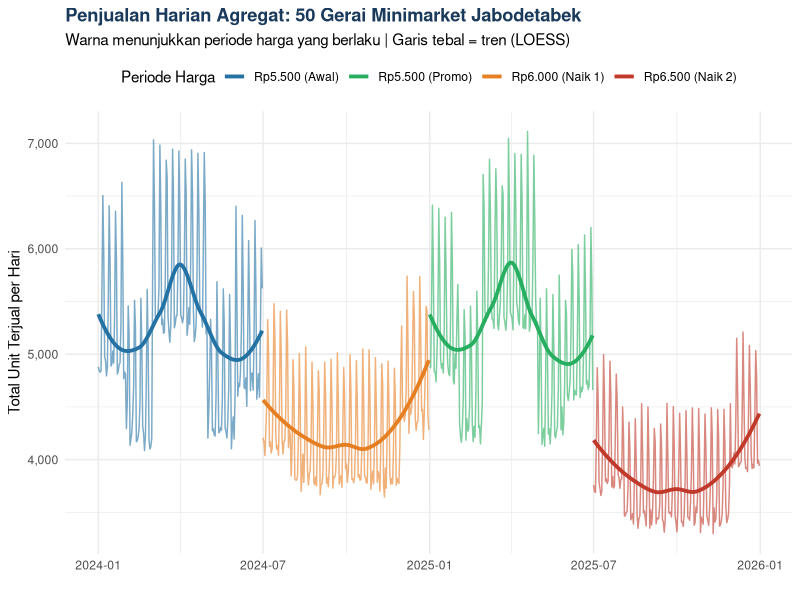
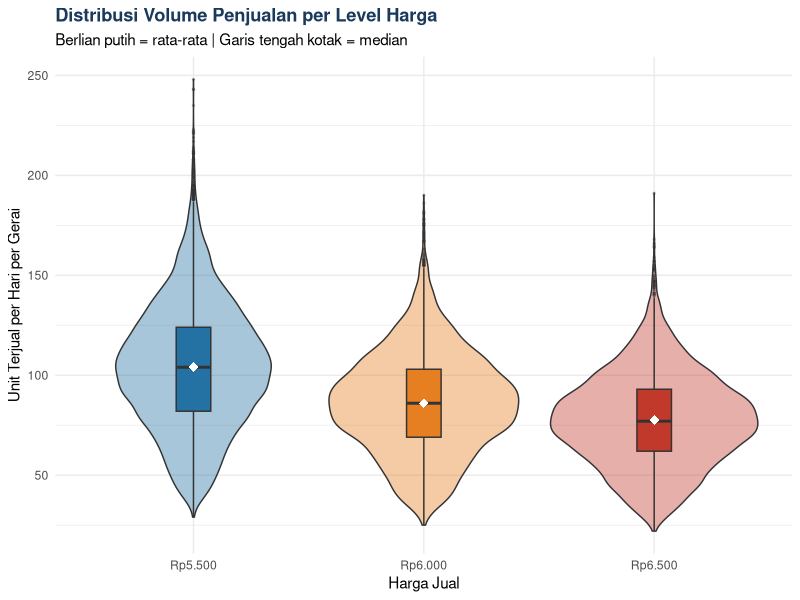
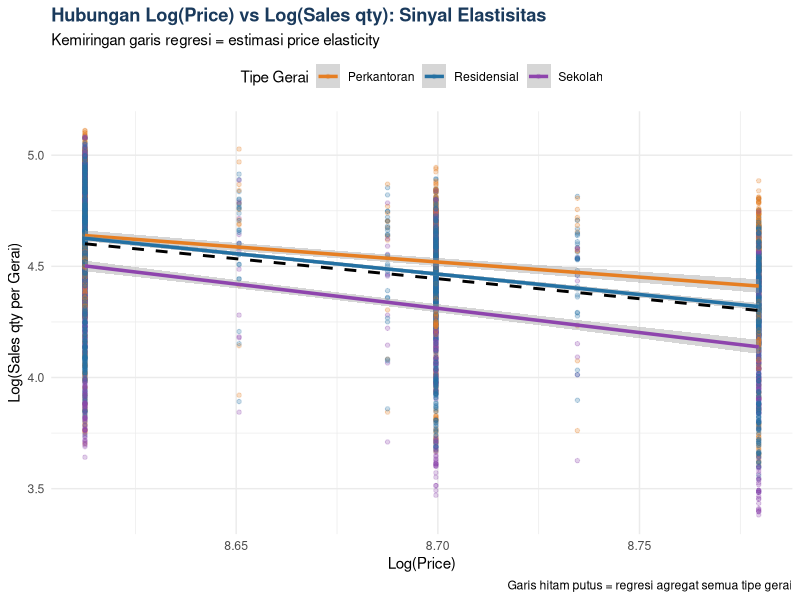
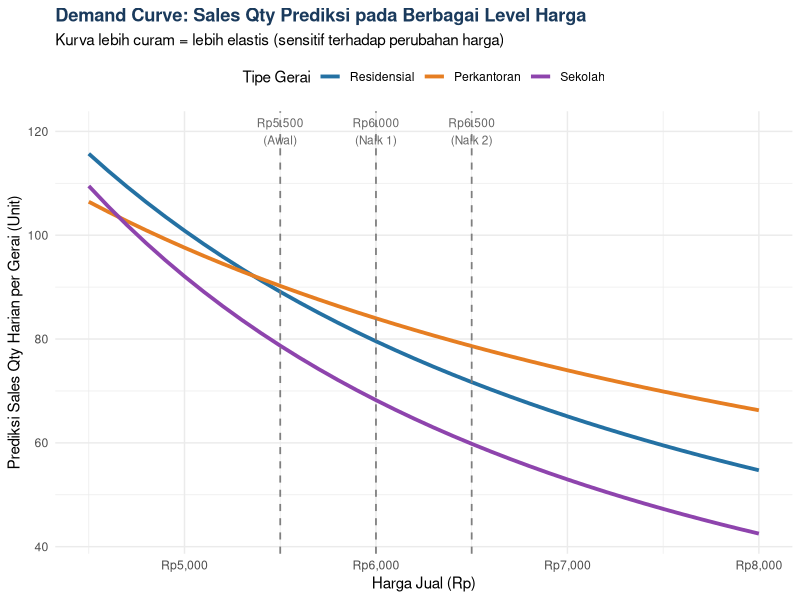
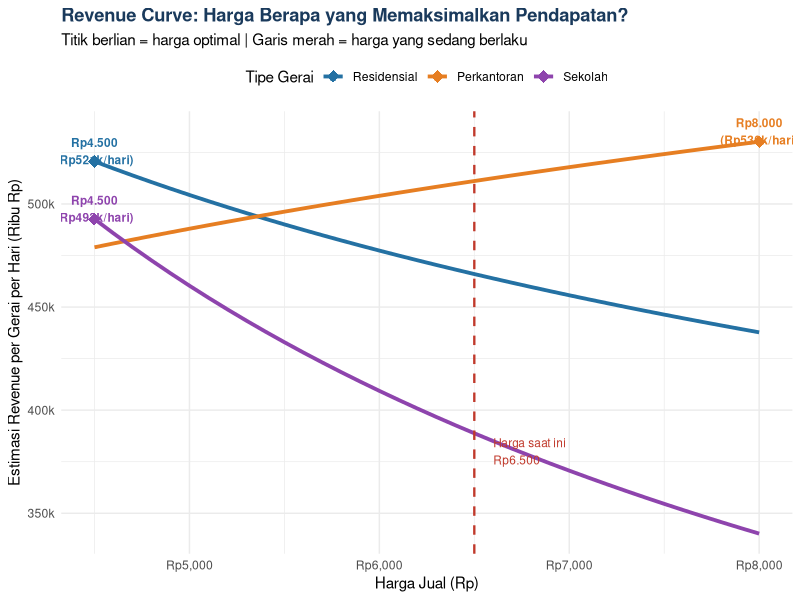
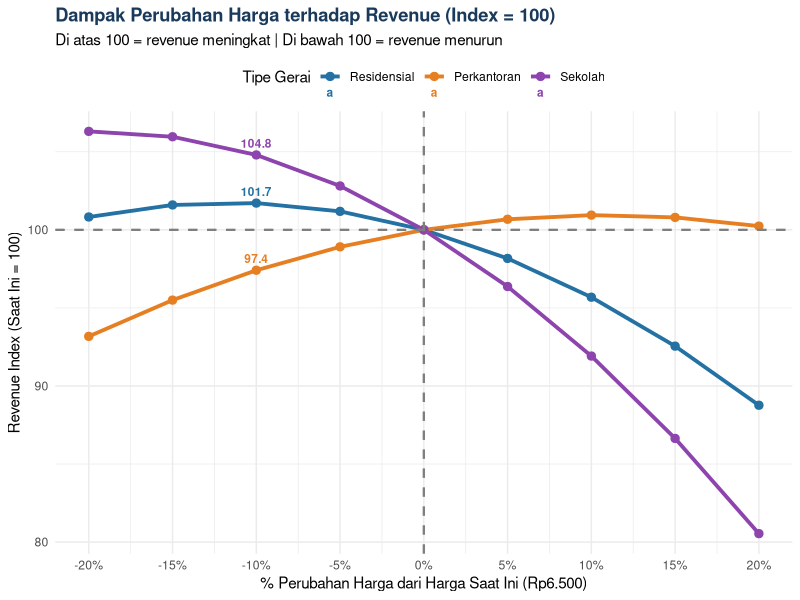

Here is the R script that generated these plots, in order:
## ---- chunk 1
# ── Package yang dibutuhkan ──────────────────────────────────────
# install.packages(c('dplyr','ggplot2','tidyr','scales',
#                    'lubridate','broom','lmtest',
#                    'sandwich','patchwork'))

#| include: false

library(dplyr)
library(ggplot2)
library(tidyr)
library(scales)
library(lubridate)
library(broom)
library(lmtest)     # Uji heteroskedastisitas
library(sandwich)   # Robust standard errors
library(patchwork)  # Susun multiple plots

set.seed(101)

# ── Simulasi data 730 hari x 50 gerai ───────────────────────────

# Riwayat harga: ada 4 periode harga berbeda
# Harga naik dua kali, turun satu kali (promo)
riwayat_harga <- data.frame(
  mulai    = as.Date(c('2024-01-01','2024-07-01',
                       '2025-01-01','2025-07-01')),
  selesai  = as.Date(c('2024-06-30','2024-12-31',
                       '2025-06-30','2025-12-31')),
  harga    = c(5500, 6000, 5500, 6500),  # Rupiah
  keterangan = c('Harga awal','Naik pertama',
                 'Promo turun','Naik kedua')
)

# Fungsi mendapatkan harga pada tanggal tertentu
get_harga <- function(tgl) {
  idx <- which(riwayat_harga$mulai <= tgl &
               riwayat_harga$selesai >= tgl)
  if (length(idx) == 0) return(NA)
  riwayat_harga$harga[idx]
}

# Buat grid tanggal x gerai
tanggal_range <- seq(as.Date('2024-01-01'),
                     as.Date('2025-12-31'), by='day')
n_gerai <- 50

# Karakteristik tiap gerai (ukuran, lokasi, tipe)
profil_gerai <- data.frame(
  gerai_id   = 1:n_gerai,
  skala_base = round(rnorm(n_gerai, 80, 20)),  # Vol base harian
  tipe       = sample(c('Residensial','Perkantoran',
                        'Sekolah'), n_gerai,
                      replace = TRUE,
                      prob = c(0.5, 0.3, 0.2))
) %>%
  mutate(skala_base = pmax(30, skala_base))

# True elasticity yang ingin kita 'temukan kembali'
# Bervariasi antar tipe gerai
true_elasticity <- c(
  Residensial  = -1.35,
  Perkantoran  = -0.85,
  Sekolah      = -1.70
)

# Buat data transaksi harian
df_raw <- expand.grid(
  tanggal  = tanggal_range,
  gerai_id = 1:n_gerai
) %>%
  left_join(profil_gerai, by = 'gerai_id') %>%
  mutate(
    harga = sapply(tanggal, get_harga),

    # Efek hari dalam minggu
    hari_ke = wday(tanggal, week_start = 1),
    efek_hari = case_when(
      hari_ke == 6 ~ 1.30,  # Sabtu
      hari_ke == 7 ~ 1.20,  # Minggu
      hari_ke == 5 ~ 1.10,  # Jumat
      TRUE         ~ 1.00
    ),

    # Efek musiman bulanan
    bln = month(tanggal),
    efek_bulan = case_when(
      bln %in% c(3,4)  ~ 1.25,  # Ramadan/Lebaran
      bln %in% c(12,1) ~ 1.15,  # Akhir tahun
      bln %in% c(6,7)  ~ 1.10,  # Liburan sekolah
      TRUE             ~ 1.00
    ),

    # Harga referensi (harga rata-rata keseluruhan)
    harga_ref = mean(riwayat_harga$harga),

    # Elastisitas per tipe gerai
    elas = true_elasticity[tipe],

    # Volume berdasarkan model elastisitas + noise
    qty_true = skala_base *
               (harga / harga_ref) ^ elas *
               efek_hari * efek_bulan,

    # Tambahkan noise (overdispersed Poisson)
    qty = round(qty_true * exp(rnorm(n(), 0, 0.12))),
    qty = pmax(1, qty)
  )
## ---- chunk 2
cat('Dimensi data:', nrow(df_raw), 'baris x', ncol(df_raw), 'kolom\n')
cat('Periode:', min(df_raw$tanggal), '-', max(df_raw$tanggal), '\n\n')
glimpse(df_raw)
## ---- chunk 3
df_raw %>% 
  select(tanggal,gerai_id,tipe,harga,hari_ke,bln,qty) %>% 
  head()
## ---- chunk 4
# ── Visualisasi awal: penjualan harian agregat ───────────────────
df_harian_agg <- df_raw %>%
  group_by(tanggal, harga) %>%
  summarise(qty_total = sum(qty), .groups = 'drop')

# Warnai berdasarkan periode harga
df_harian_agg <- df_harian_agg %>%
  mutate(periode_harga = case_when(
    tanggal < as.Date('2024-07-01') ~ 'Rp5.500 (Awal)',
    tanggal < as.Date('2025-01-01') ~ 'Rp6.000 (Naik 1)',
    tanggal < as.Date('2025-07-01') ~ 'Rp5.500 (Promo)',
    TRUE                            ~ 'Rp6.500 (Naik 2)'
  ))

ggplot(df_harian_agg,
       aes(x = tanggal, y = qty_total, color = periode_harga)) +
  geom_line(alpha = 0.6, linewidth = 0.5) +
  geom_smooth(aes(group = periode_harga), method = 'loess',
              se = FALSE, linewidth = 1.3) +
  scale_color_manual(
    values = c('Rp5.500 (Awal)'   = '#2471A3',
               'Rp6.000 (Naik 1)' = '#E67E22',
               'Rp5.500 (Promo)'  = '#27AE60',
               'Rp6.500 (Naik 2)' = '#C0392B'),
    name = 'Periode Harga'
  ) +
  scale_y_continuous(labels = label_comma()) +
  labs(
    title    = 'Penjualan Harian Agregat: 50 Gerai Minimarket Jabodetabek',
    subtitle = 'Warna menunjukkan periode harga yang berlaku | Garis tebal = tren (LOESS)',
    x = '', y = 'Total Unit Terjual per Hari'
  ) +
  theme_minimal(base_size = 11) +
  theme(
    plot.title      = element_text(face = 'bold', color = '#1A3A5C'),
    legend.position = 'top'
  )
## ---- chunk 5
# ── Ringkasan volume per level harga ────────────────────────────
df_summary_harga <- df_raw %>%
  group_by(harga) %>%
  summarise(
    n_observasi  = n(),
    rata_qty     = mean(qty),
    median_qty   = median(qty),
    sd_qty       = sd(qty),
    .groups      = 'drop'
  )

cat('=== RINGKASAN VOLUME PER HARGA ===\n')
print(df_summary_harga)

# Boxplot distribusi volume per harga
ggplot(df_raw, aes(x = factor(harga,
                              labels = paste0('Rp', format(c(5500,6000,6500),
                                              big.mark='.'))),
                   y = qty, fill = factor(harga))) +
  geom_violin(alpha = 0.4, trim = TRUE) +
  geom_boxplot(width = 0.15, outlier.size = 0.5,
               outlier.alpha = 0.3) +
  stat_summary(fun = mean, geom = 'point',
               color = 'white', size = 3, shape = 18) +
  scale_fill_manual(
    values = c('5500' = '#2471A3',
               '6000' = '#E67E22',
               '6500' = '#C0392B'),
    guide  = 'none'
  ) +
  scale_y_continuous(labels = label_comma()) +
  labs(
    title    = 'Distribusi Volume Penjualan per Level Harga',
    subtitle = 'Berlian putih = rata-rata | Garis tengah kotak = median',
    x = 'Harga Jual', y = 'Unit Terjual per Hari per Gerai'
  ) +
  theme_minimal(base_size = 11) +
  theme(plot.title = element_text(face = 'bold', color = '#1A3A5C'))
## ---- chunk 6
# ── Agregasi ke level gerai-minggu untuk kurangi noise ──────────
df_weekly <- df_raw %>%
  mutate(minggu = floor_date(tanggal, 'week')) %>%
  group_by(gerai_id, tipe, minggu) %>%
  summarise(
    harga    = mean(harga),
    qty      = sum(qty),
    n_hari   = n(),
    .groups  = 'drop'
  ) %>%
  mutate(
    qty_per_hari = qty / n_hari,
    log_harga    = log(harga),
    log_qty      = log(qty_per_hari)
  )

# Scatter plot log(qty) vs log(harga)
ggplot(df_weekly,
       aes(x = log_harga, y = log_qty, color = tipe)) +
  geom_point(alpha = 0.25, size = 1.2) +
  geom_smooth(method = 'lm', se = TRUE,
              linewidth = 1.2, aes(group = tipe)) +
  geom_smooth(aes(group = 1), method = 'lm',
              color = 'black', linetype = 'dashed',
              se = FALSE, linewidth = 1) +
  scale_color_manual(
    values = c('Residensial' = '#2471A3',
               'Perkantoran' = '#E67E22',
               'Sekolah'     = '#8E44AD'),
    name = 'Tipe Gerai'
  ) +
  labs(
    title    = 'Hubungan Log(Price) vs Log(Sales qty): Sinyal Elastisitas',
    subtitle = 'Kemiringan garis regresi = estimasi price elasticity',
    x = 'Log(Price)', y = 'Log(Sales qty per Gerai)',
    caption  = 'Garis hitam putus = regresi agregat semua tipe gerai'
  ) +
  theme_minimal(base_size = 11) +
  theme(
    plot.title      = element_text(face = 'bold', color = '#1A3A5C'),
    legend.position = 'top'
  )
## ---- chunk 7
#| echo: true
# ── Model 1: Log-log regresi sederhana ──────────────────────────
model1 <- lm(log_qty ~ log_harga, data = df_weekly)
## ---- chunk 8
cat('=== MODEL 1: AGREGAT (tanpa kontrol) ===\n')
summary(model1)

# Koefisien log_harga = estimasi price elasticity
elas_m1 <- coef(model1)['log_harga']
cat('\nEstimasi Elastisitas (Model 1):', round(elas_m1, 3), '\n')
cat('Interpretasi: kenaikan harga 1% ->',
    round(elas_m1, 3), '% perubahan volume\n')
## ---- chunk 9
#| echo: true
# ── Persiapan variabel kontrol ───────────────────────────────────
df_weekly <- df_weekly %>%
  mutate(
    bulan       = month(minggu),
    # Dummy musiman
    is_ramadan  = as.integer(bulan %in% c(3, 4)),
    is_liburan  = as.integer(bulan %in% c(6, 7, 12, 1)),
    # Log gerai size: kontrol skala tiap gerai
    # Proxy: rata-rata volume saat harga paling rendah
    tipe        = factor(tipe, levels = c('Residensial',
                                           'Perkantoran', 'Sekolah'))
  )

# ── Model 2: Dengan kontrol lengkap ──────────────────────────────
model2 <- lm(
  log_qty ~ log_harga +
            tipe +                # Kontrol tipe gerai
            is_ramadan +          # Kontrol efek Ramadan
            is_liburan +          # Kontrol efek liburan
            factor(month(minggu)) # Kontrol musiman bulanan
  ,
  data = df_weekly
)
## ---- chunk 10
cat('=== MODEL 2: DENGAN KONTROL LENGKAP ===\n')
summary(model2)

elas_m2 <- coef(model2)['log_harga']
cat('\nEstimasi Elastisitas (Model 2):', round(elas_m2, 3), '\n')
cat('Interpretasi: kenaikan harga 1% ->',
    round(elas_m2, 3), '% perubahan volume\n')
## ---- chunk 11
#| echo: true

# ── Model 3: Interaksi harga x tipe gerai ────────────────────────
model3 <- lm(
  log_qty ~ log_harga * tipe +    # Interaksi: elastisitas berbeda per tipe
            is_ramadan +
            is_liburan +
            factor(month(minggu))
  ,
  data = df_weekly
)
## ---- chunk 12
cat('=== MODEL 3: INTERAKSI HARGA x TIPE GERAI ===\n')
summary(model3)

# ── Ekstrak elastisitas per tipe gerai ───────────────────────────
koef <- coef(model3)

elas_residensial <- koef['log_harga']
elas_perkantoran <- koef['log_harga'] +
                    koef['log_harga:tipePerkantoran']
elas_sekolah     <- koef['log_harga'] +
                    koef['log_harga:tipeSekolah']

df_elastisitas <- data.frame(
  tipe_gerai   = c('Residensial', 'Perkantoran', 'Sekolah'),
  elastisitas  = c(elas_residensial,
                   elas_perkantoran,
                   elas_sekolah),
  true_elas    = c(-1.35, -0.85, -1.70)  # Ground truth simulasi
) %>%
  mutate(
    abs_elas = abs(elastisitas),
    kategori = ifelse(abs_elas > 1, 'Elastis', 'Inelastis')
  )

cat('\n=== ELASTISITAS PER TIPE GERAI ===\n')
df_elastisitas %>%
  select(-true_elas) %>% 
  mutate(across(where(is.numeric), ~round(., 3))) %>%
  print()
## ---- chunk 13
df_weekly =
  df_weekly %>% 
  mutate(new_var = factor(month(minggu)))

# ── Model 3: Interaksi harga x tipe gerai ────────────────────────
model3 <- lm(
  log_qty ~ log_harga * tipe +    # Interaksi: elastisitas berbeda per tipe
            is_ramadan +
            is_liburan +
            new_var
  ,
  data = df_weekly
)

# ── Demand curve dari model ──────────────────────────────────────
harga_simulasi <- seq(4500, 8000, by = 100)
harga_ref_sim  <- mean(riwayat_harga$harga)

# Prediksi volume untuk tiap tipe gerai di berbagai harga
df_demand_curve <- expand.grid(
  harga = harga_simulasi,
  tipe  = c('Residensial', 'Perkantoran', 'Sekolah')) %>%
  mutate(
    tipe         = factor(tipe, levels = c('Residensial',
                                            'Perkantoran','Sekolah')),
    log_harga    = log(harga),
    is_ramadan   = 0,
    is_liburan   = 0,
    new_var = factor(6, levels = 1:12),
    log_qty_pred = predict(model3,
                           newdata = data.frame(
                             log_harga = log(harga),
                             tipe      = tipe,
                             is_ramadan = 0,
                             is_liburan = 0,
                             new_var = factor(6, levels = 1:12))),
    qty_pred     = exp(log_qty_pred)
  )

# Plot demand curve
ggplot(df_demand_curve,
       aes(x = harga, y = qty_pred, color = tipe)) +
  geom_line(linewidth = 1.3) +
  # Tandai harga-harga yang sudah pernah berlaku
  geom_vline(xintercept = c(5500, 6000, 6500),
             linetype = 'dashed', color = 'gray50',
             linewidth = 0.6) +
  annotate('text', x = c(5500,6000,6500), y = 120,
           label = c('Rp5.500\n(Awal)',
                     'Rp6.000\n(Naik 1)',
                     'Rp6.500\n(Naik 2)'),
           size = 3, color = 'gray40', hjust = 0.5) +
  scale_color_manual(
    values = c('Residensial' = '#2471A3',
               'Perkantoran' = '#E67E22',
               'Sekolah'     = '#8E44AD'),
    name = 'Tipe Gerai'
  ) +
  scale_x_continuous(labels = label_comma(prefix = 'Rp')) +
  scale_y_continuous(labels = label_comma()) +
  labs(
    title    = 'Demand Curve: Sales Qty Prediksi pada Berbagai Level Harga',
    subtitle = 'Kurva lebih curam = lebih elastis (sensitif terhadap perubahan harga)',
    x = 'Harga Jual (Rp)', y = 'Prediksi Sales Qty Harian per Gerai (Unit)'
  ) +
  theme_minimal(base_size = 11) +
  theme(
    plot.title      = element_text(face = 'bold', color = '#1A3A5C'),
    legend.position = 'top'
  )
## ---- chunk 14
# ── Revenue = Harga x Volume ──────────────────────────────────────
# Revenue curve akan membentuk 'gunung' — ada titik optimal

df_revenue_curve <- df_demand_curve %>%
  mutate(
    revenue_per_gerai = harga * qty_pred
  )

# Temukan harga optimal per tipe gerai
df_harga_optimal <- df_revenue_curve %>%
  group_by(tipe) %>%
  slice_max(revenue_per_gerai, n = 1)

cat('=== HARGA OPTIMAL PER TIPE GERAI ===\n')
df_harga_optimal %>%
  select(tipe, harga, qty_pred, revenue_per_gerai) %>%
  mutate(across(where(is.numeric), ~round(., 0))) %>%
  print()

# Plot revenue curve
ggplot(df_revenue_curve,
       aes(x = harga, y = revenue_per_gerai / 1000,
           color = tipe)) +
  geom_line(linewidth = 1.3) +
  # Titik revenue maksimum
  geom_point(data = df_harga_optimal,
             aes(y = revenue_per_gerai / 1000),
             size = 4, shape = 18) +
  geom_text(
    data = df_harga_optimal,
    aes(y = revenue_per_gerai / 1000 + 5,
        label = paste0('Rp', format(harga, big.mark='.'),
                       '\n(Rp', round(revenue_per_gerai/1000),
                       'k/hari)')),
    size = 3, fontface = 'bold', hjust = 0.5
  ) +
  # Harga saat ini
  geom_vline(xintercept = 6500, linetype = 'dashed',
             color = '#C0392B', linewidth = 0.8) +
  annotate('text', x = 6600, y = 380,
           label = 'Harga saat ini\nRp6.500',
           color = '#C0392B', size = 3, hjust = 0) +
  scale_color_manual(
    values = c('Residensial' = '#2471A3',
               'Perkantoran' = '#E67E22',
               'Sekolah'     = '#8E44AD'),
    name = 'Tipe Gerai'
  ) +
  scale_x_continuous(labels = label_comma(prefix = 'Rp')) +
  scale_y_continuous(labels = label_comma(suffix = 'k')) +
  labs(
    title    = 'Revenue Curve: Harga Berapa yang Memaksimalkan Pendapatan?',
    subtitle = 'Titik berlian = harga optimal | Garis merah = harga yang sedang berlaku',
    x = 'Harga Jual (Rp)', y = 'Estimasi Revenue per Gerai per Hari (Ribu Rp)'
  ) +
  theme_minimal(base_size = 11) +
  theme(
    plot.title      = element_text(face = 'bold', color = '#1A3A5C'),
    legend.position = 'top'
  )
## ---- chunk 15
# ── Kalkulator dampak perubahan harga ────────────────────────────
harga_sekarang <- 6500

# Skenario perubahan harga: dari -20% sampai +20%
skenario_pct <- seq(-0.20, 0.20, by = 0.05)

simulasi_skenario <- function(tipe_gerai, elas) {
  lapply(skenario_pct, function(pct) {
    harga_baru <- harga_sekarang * (1 + pct)

    # Perubahan volume berdasarkan elastisitas
    pct_perub_vol   <- elas * pct
    # Indeks volume saat harga sekarang = 100
    vol_index_baru  <- 100 * (1 + pct_perub_vol)

    # Indeks revenue
    rev_index_baru  <- (1 + pct) * (1 + pct_perub_vol) * 100

    data.frame(
      tipe         = tipe_gerai,
      pct_harga    = pct,
      harga_baru   = harga_baru,
      pct_vol      = pct_perub_vol,
      vol_index    = vol_index_baru,
      rev_index    = rev_index_baru
    )
  }) %>% bind_rows()
}

df_skenario <- bind_rows(
  simulasi_skenario('Residensial', elas_residensial),
  simulasi_skenario('Perkantoran', elas_perkantoran),
  simulasi_skenario('Sekolah',     elas_sekolah)
) %>%
  mutate(
    tipe       = factor(tipe,
                        levels = c('Residensial',
                                   'Perkantoran', 'Sekolah')),
    label_harga = paste0('Rp',
                         format(round(harga_baru),
                                big.mark = '.'))
  )

# Tampilkan tabel skenario untuk tipe Residensial
# cat('=== SIMULASI SKENARIO: GERAI RESIDENSIAL ===\n')
# df_skenario %>%
#   filter(tipe == 'Residensial') %>%
#   mutate(
#     `% Harga`   = percent(pct_harga, accuracy = 1),
#     `Harga Baru` = paste0('Rp', format(round(harga_baru),
#                                         big.mark = '.')),
#     `% Volume`  = percent(pct_vol, accuracy = 0.1),
#     `Index Vol` = round(vol_index, 1),
#     `Index Rev` = round(rev_index, 1)
#   ) %>%
#   select(`% Harga`, `Harga Baru`, `% Volume`,
#          `Index Vol`, `Index Rev`) %>%
#   print()


# ── Visualisasi skenario: Revenue Index per tipe gerai ───────────
ggplot(df_skenario,
       aes(x = pct_harga * 100, y = rev_index,
           color = tipe, group = tipe)) +
  geom_line(linewidth = 1.3) +
  geom_point(size = 2.5) +
  # Garis baseline (tidak ada perubahan)
  geom_hline(yintercept = 100, linetype = 'dashed',
             color = 'gray50', linewidth = 0.8) +
  geom_vline(xintercept = 0, linetype = 'dashed',
             color = 'gray50', linewidth = 0.8) +
  # Label angka di titik kunci
  geom_text(
    data = df_skenario %>%
      filter(pct_harga %in% c(-0.10, 0.10)),
    aes(label = round(rev_index, 1)),
    vjust = -0.8, size = 3, fontface = 'bold'
  ) +
  scale_color_manual(
    values = c('Residensial' = '#2471A3',
               'Perkantoran' = '#E67E22',
               'Sekolah'     = '#8E44AD'),
    name = 'Tipe Gerai'
  ) +
  scale_x_continuous(
    breaks = seq(-20, 20, 5),
    labels = function(x) paste0(x, '%')
  ) +
  scale_y_continuous(labels = function(x) paste0(x)) +
  labs(
    title    = 'Dampak Perubahan Harga terhadap Revenue (Index = 100)',
    subtitle = 'Di atas 100 = revenue meningkat | Di bawah 100 = revenue menurun',
    x        = '% Perubahan Harga dari Harga Saat Ini (Rp6.500)',
    y        = 'Revenue Index (Saat Ini = 100)'
  ) +
  theme_minimal(base_size = 11) +
  theme(
    plot.title      = element_text(face = 'bold', color = '#1A3A5C'),
    legend.position = 'top'
  )
